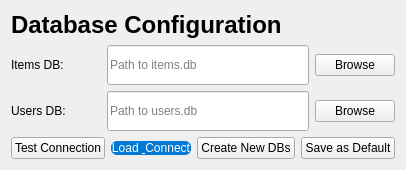
      <widget class="QWidget" name="pageDatabase">
       <layout class="QVBoxLayout" name="databaseLayout">
        <item>
         <widget class="QLabel" name="lblDatabase">
          <property name="text">
           <string>Database Configuration</string>
          </property>
          <property name="font">
           <font>
            <pointsize>18</pointsize>
            <weight>75</weight>
            <bold>true</bold>
           </font>
          </property>
         </widget>
        </item>
        <item>
         <layout class="QHBoxLayout" name="dbItemsLayout">
          <item>
           <widget class="QLabel" name="lblItemsDbPath">
            <property name="text">
             <string>Items DB:</string>
            </property>
            <property name="minimumSize">
             <size>
              <width>90</width>
              <height>0</height>
             </size>
            </property>
           </widget>
          </item>
          <item>
           <widget class="QLineEdit" name="txtItemsDbPath">
            <property name="placeholderText">
             <string>Path to items.db</string>
            </property>
            <property name="minimumSize">
             <size>
              <width>0</width>
              <height>40</height>
             </size>
            </property>
           </widget>
          </item>
          <item>
           <widget class="QPushButton" name="btnBrowseItemsDb">
            <property name="text">
             <string>Browse</string>
            </property>
           </widget>
          </item>
         </layout>
        </item>
        <item>
         <layout class="QHBoxLayout" name="dbUsersLayout">
          <item>
           <widget class="QLabel" name="lblUsersDbPath">
            <property name="text">
             <string>Users DB:</string>
            </property>
            <property name="minimumSize">
             <size>
              <width>90</width>
              <height>0</height>
             </size>
            </property>
           </widget>
          </item>
          <item>
           <widget class="QLineEdit" name="txtUsersDbPath">
            <property name="placeholderText">
             <string>Path to users.db</string>
            </property>
            <property name="minimumSize">
             <size>
              <width>0</width>
              <height>40</height>
             </size>
            </property>
           </widget>
          </item>
          <item>
           <widget class="QPushButton" name="btnBrowseUsersDb">
            <property name="text">
             <string>Browse</string>
            </property>
           </widget>
          </item>
         </layout>
        </item>
        <item>
         <layout class="QHBoxLayout" name="dbBtnLayout">
          <item>
           <widget class="QPushButton" name="btnTestConnection">
            <property name="text">
             <string>Test Connection</string>
            </property>
           </widget>
          </item>
          <item>
           <widget class="QPushButton" name="btnLoadDbConfig">
            <property name="text">
             <string>Load &amp; Connect</string>
            </property>
            <property name="styleSheet">
             <string notr="true">QPushButton { background-color: #0078d4; color: white; border: none; border-radius: 6px; }</string>
            </property>
           </widget>
          </item>
          <item>
           <widget class="QPushButton" name="btnCreateNewDb">
            <property name="text">
             <string>Create New DBs</string>
            </property>
           </widget>
          </item>
          <item>
           <widget class="QPushButton" name="btnSaveAsDefault">
            <property name="text">
             <string>Save as Default</string>
            </property>
           </widget>
          </item>
         </layout>
        </item>
       </layout>
      </widget>
